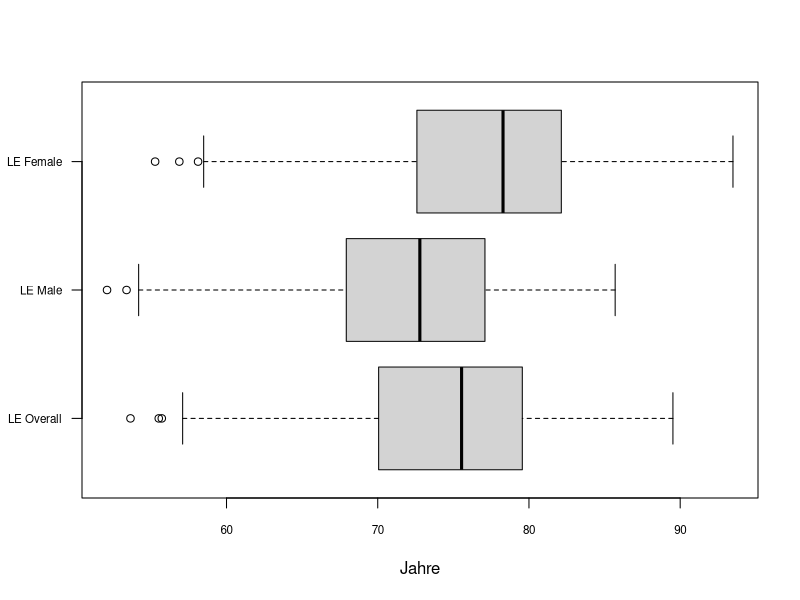
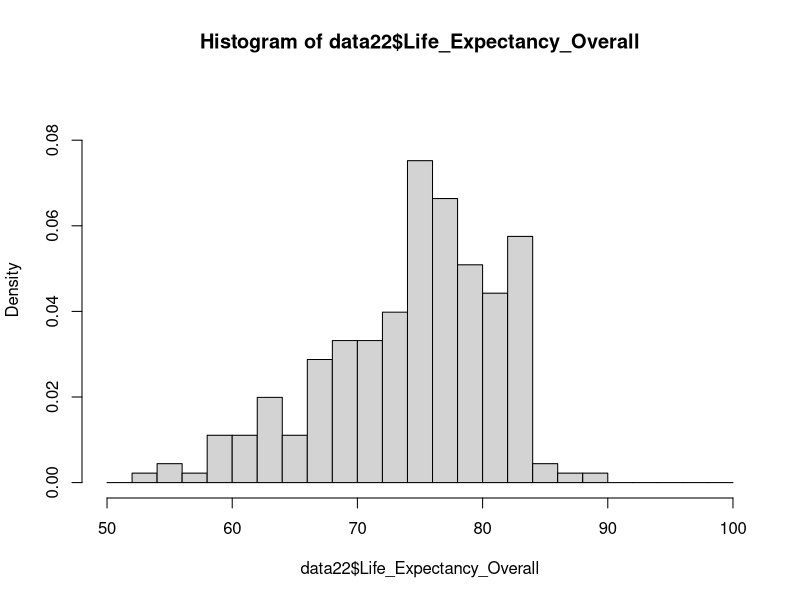
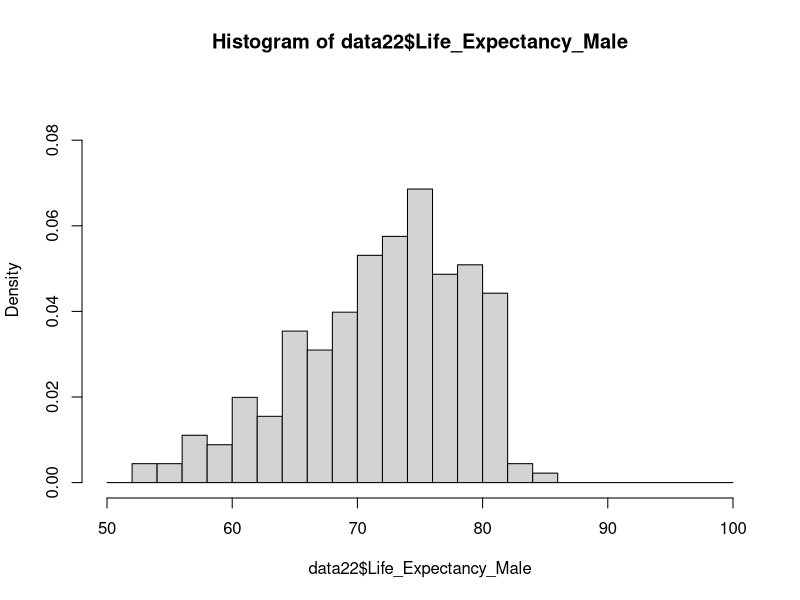
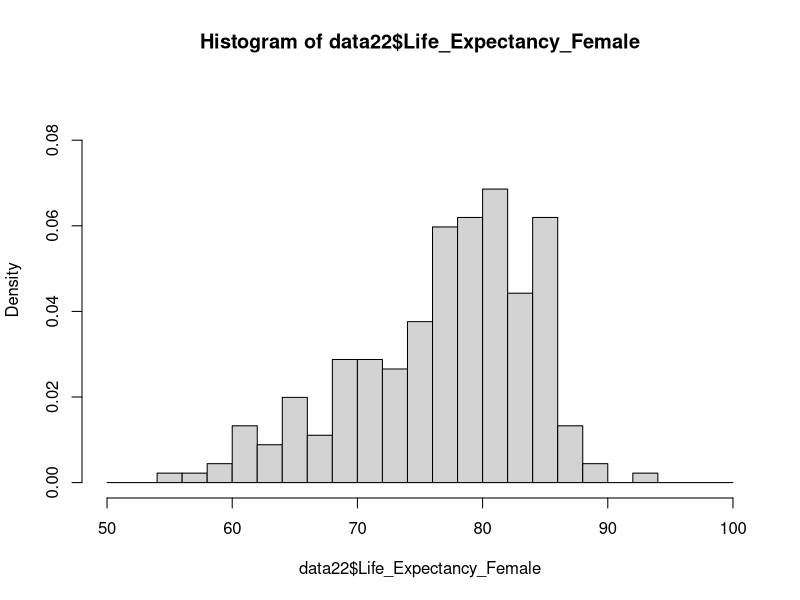
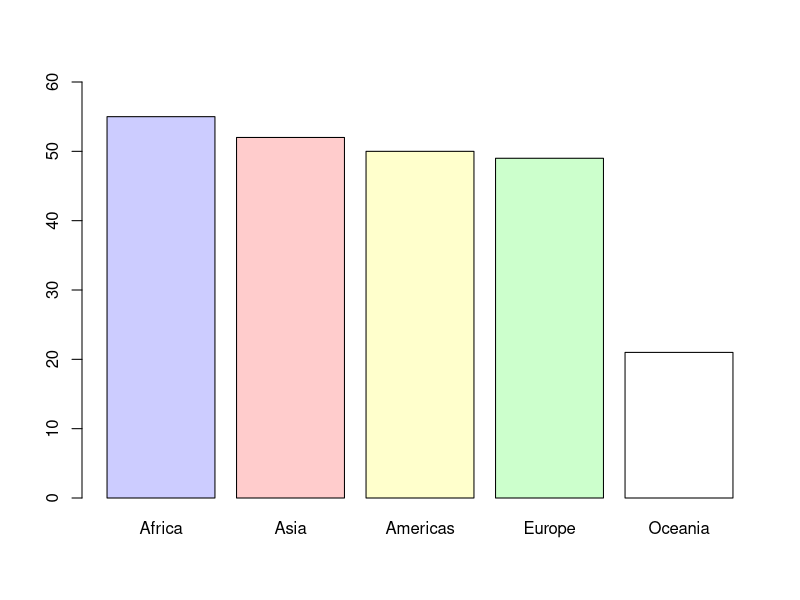
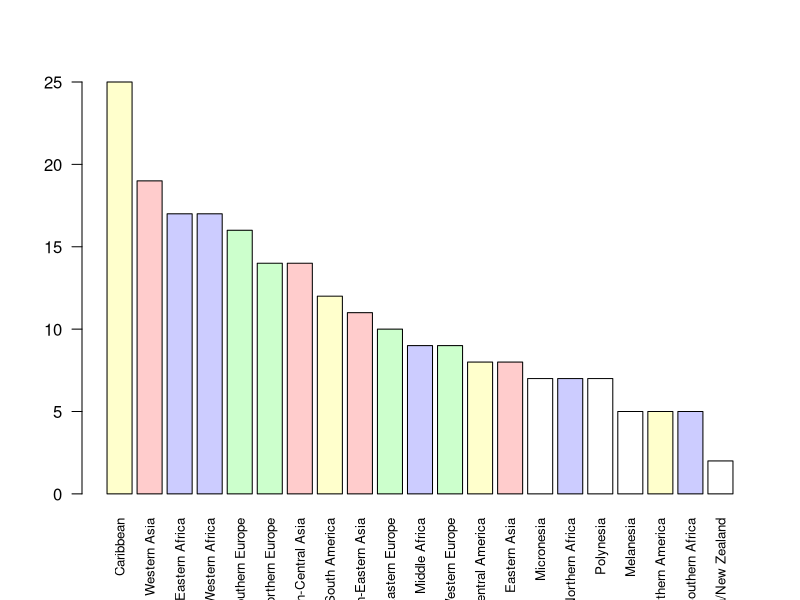
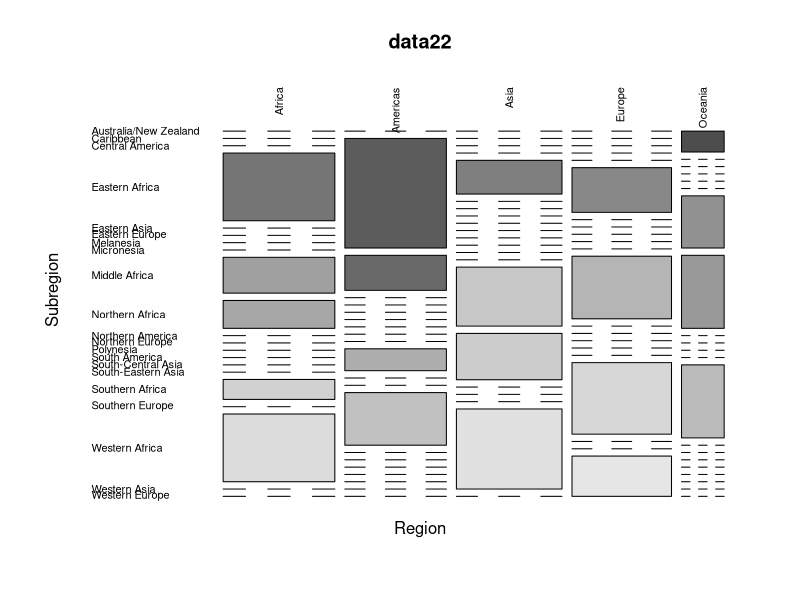
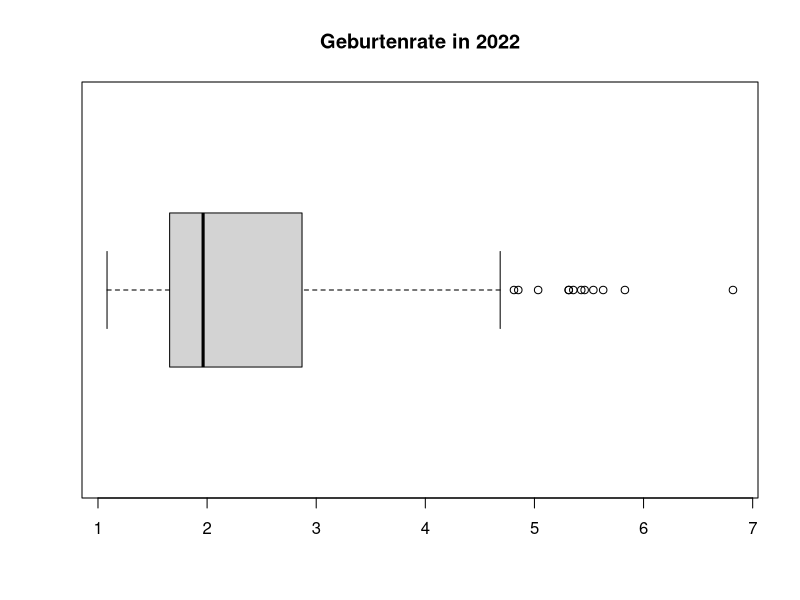

The R source for these figures, in order:
# setwd("C:/Users/lisah/Documents/GitHub/fallstudien/Projekt 1")
data = read.csv("census_2022_2002.csv")
data22 = data[data$Year == 2022,]
apply(data22, 2, unique)
library(scales)

# Haeufigkeitsverteilung
# Box-Plots der drei Lebenserwartung-Kennzahlen von 2022
boxplot(data22$Life_Expectancy_Overall, data22$Life_Expectancy_Male, data22$Life_Expectancy_Female, 
        names = c("LE Overall","LE Male","LE Female"), las = 1, cex.axis = 0.7,
        xlab = "Jahre", horizontal = T)

# Histogramm fuer die Lebenserwartungen 2022 einzeln
hist(data22$Life_Expectancy_Overall, breaks = seq(50,100,2), freq = F, xlim = c(50,100), ylim = c(0,0.09))
hist(data22$Life_Expectancy_Male, breaks = seq(50,100,2), freq = F, xlim = c(50,100), ylim = c(0,0.09))
hist(data22$Life_Expectancy_Female, breaks = seq(50,100,2), freq = F, xlim = c(50,100), ylim = c(0,0.09))


# Barplot der Regionen und Subregionen, absteigend sortiert
# dient dem Ueberblick ueber die Region-Einteilungen

# Idee: Farbschema erstellen, dass den Regionen Farben zuordnet und den Subregionen die Farbe ihrer Region
region_cols = alpha(c("Asia" = "red", "Europe" = "green", "Africa" = "blue", "Oceania" = NA, "Americas" = "yellow"),0.2)

RegionTable = sort(table(data22$Region), decreasing = T)
barplot(RegionTable, col = region_cols[names(RegionTable)], ylim = c(0,60))

SubregionTable = sort(table(data22$Subregion), decreasing = T)
barplot(SubregionTable, col = region_cols[data22$Region[match(names(SubregionTable), data22$Subregion)]],
        las = 2, cex.names = 0.8)
  # col-Explanation: nimmt die Namen der Tables und ordnet sie den entsprechenden Regionen zu.
    # bei den Subregions wird anhand des DataFrames erst zugeordnet, welche Subregion welcher Region entspricht
# TODO: nur innerhalb den Regionen sortieren, nicht komplett

mosaicplot(~ Region + Subregion, data = data22, color = TRUE, las = 2)

# Geburtenrate
boxplot(data22$Total_Fertility_Rate, horizontal = T, main = "Geburtenrate in 2022")
hist(data22$Total_Fertility_Rate, breaks = 21, freq = F)

######################
tapply(data22$Life_Expectancy_Overall,data22$Region,mean, na.rm = T)

barplot( sort(
  tapply(data22$Life_Expectancy_Overall,data22$Subregion,median, na.rm = T)
), las = 2, cex.names = 0.4
)

min(data22$Life_Expectancy_Male, na.rm = T)

barplot(sort(table(data22$Region), decreasing = T))
barplot(sort(table(data22$Subregion), decreasing = T))
sum(table(data22$Subregion))
sum(table(data22$Region))
